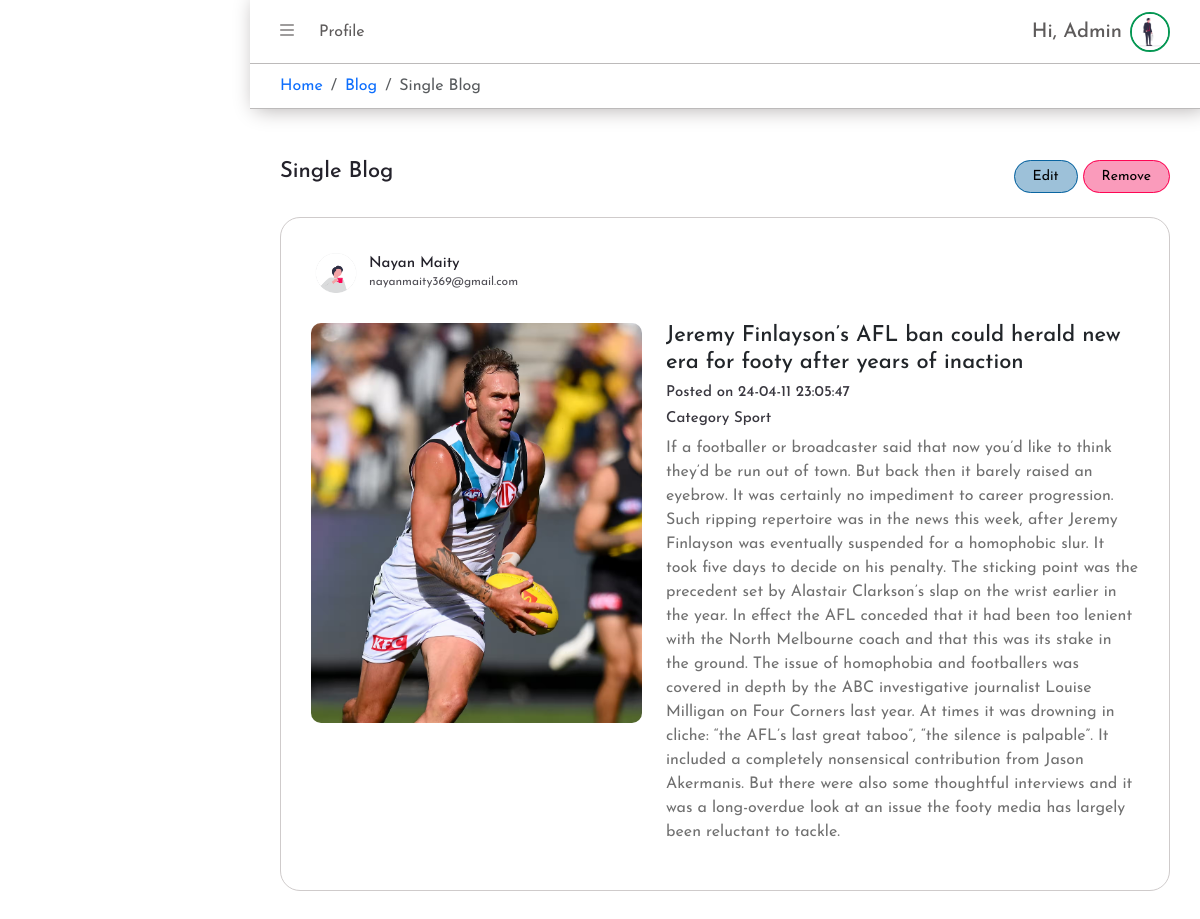
The app's page /admin/view-single-blog.php?post_id=6 (signed in) with its own data.
### tables this page shows
CREATE TABLE `user` (
  `user_id` int(11) NOT NULL,
  `user_name` varchar(255) NOT NULL,
  `user_email` varchar(255) NOT NULL,
  `user_password` varchar(255) NOT NULL,
  `avatar` varchar(255) DEFAULT NULL,
  `user_role` enum('admin','user','blogger') NOT NULL DEFAULT 'user',
  `token` int(11) DEFAULT NULL,
  `create_user_data` varchar(255) DEFAULT NULL,
  `update_user_data` varchar(255) DEFAULT NULL,
  `user_show` enum('0','1') NOT NULL DEFAULT '1'
);

CREATE TABLE `post` (
  `post_id` int(11) NOT NULL,
  `post_title` varchar(255) NOT NULL,
  `post_desc` text NOT NULL,
  `post_image` varchar(255) NOT NULL,
  `category_id` int(11) NOT NULL,
  `user_id` int(11) NOT NULL,
  `create_post_data` varchar(255) DEFAULT NULL,
  `update_post_data` varchar(255) DEFAULT NULL,
  `post_show` enum('0','1') NOT NULL DEFAULT '1'
);

CREATE TABLE `post_category` (
  `category_id` int(11) NOT NULL,
  `category_name` varchar(255) NOT NULL,
  `category_desc` varchar(255) NOT NULL,
  `create_category_data` varchar(255) DEFAULT NULL,
  `update_category_data` varchar(255) DEFAULT NULL,
  `category_show` enum('0','1') NOT NULL DEFAULT '1'
);

### admin/admin-save.php (called while the page is built, shortened)
<?php
require_once("../config/connect.php");
$id = $_SESSION['admin-id'];
$searchAdmin = "SELECT * FROM user WHERE user_id = '$id'";
$resSerAdmin = mysqli_fetch_assoc(mysqli_query($conn, $searchAdmin));

### admin/view-single-blog.php (the view, shortened to what this page needs)
<?php
require_once("../config/connect.php");
require_once("./admin-save.php");
$post_id = $_GET['post_id'];
$selectBlog = "SELECT post.*, user.user_name, user.user_email, user.avatar, post_category.category_name FROM post LEFT JOIN user
                ON post.user_id = user.user_id LEFT JOIN post_category ON post.category_id = post_category.category_id
                WHERE post_id = '$post_id' AND post_show = '1'";
$resBlog = mysqli_query($conn, $selectBlog);
$dataPost = mysqli_fetch_assoc($resBlog);
?>
<!DOCTYPE html>
<html lang="en">
<head>
    <link rel="stylesheet" type="text/css" href="../assets/css/style.css">
    <link rel="stylesheet" type="text/css" href="../assets/css/media.css">
    <link rel="stylesheet" href="https://cdn.jsdelivr.net/npm/bootstrap@5.3.3/dist/css/bootstrap.min.css">
    <link rel="stylesheet" href="https://cdnjs.cloudflare.com/ajax/libs/font-awesome/6.5.2/css/all.min.css">
</head>
<body>
    <section id="dash-main" class="d-flex ">
        <div class="dash-view">
            <div class="dash-view-top sticky-top ">
                <header class="dash-view-header d-flex align-items-center justify-content-between">
                    <div class="dash-v-header-l">
                        <button id="dash-side-toggle"><i class="fa-solid fa-bars"></i></button>
                        <a href="./admin-profile.php" class="dash-head-link">Profile</a>
                    </div>
                    <div class="dash-v-header-r d-flex align-items-center gap-2">
                        <div class="dash-head-text">
                            <h5>Hi, <span>
                                    <?php echo $resSerAdmin['user_name']; ?>
                                </span></h5>
                        </div>
                        <div class="dash-head-img">
                            <?php if ($resSerAdmin['avatar']) : ?>
                                <img src="../uploads/<?php echo $resSerAdmin['avatar']; ?>" alt="Avatar">
                            <?php else : ?>
                                <img src="../uploads/default_avatar.png" alt="Avatar">
                            <?php endif ?>
                        </div>
                    </div>
                </header>
                <div class="dash-bread">
                    <nav aria-label="breadcrumb">
                        <ol class="breadcrumb m-0 ">
                            <li class="breadcrumb-item"><a href="./dashboard.php">Home</a></li>
                            <li class="breadcrumb-item"><a href="./manage-blog.php">Blog</a></li>
                            <li class="breadcrumb-item active" aria-current="page">Single Blog</li>
                        </ol>
                    </nav>
                </div>
            </div>
            <div class="dash-view-main">
                <div class="d-flex align-items-center justify-content-between mb-4">
                    <h4 class="dash-view-heading">Single Blog</h4>
                    <div class="">
                        <a href="./edit-blog.php?post_id=<?php echo $dataPost['post_id']; ?>" class="table-ac-btn-1">Edit</a>
                        <a href="./delete-blog.php?post_id=<?php echo $dataPost['post_id']; ?>" class="table-ac-btn-2">Remove</a>
                    </div>
                </div>
                <div class="sin-blog-main">
                    <div class="author-info d-flex gap-2 align-items-center">
                        <div class="author-img">
                            <?php if ($dataPost['avatar']) : ?>
                                <img src="../uploads/<?php echo $dataPost['avatar']; ?>" alt="Blogger Image">
                            <?php else : ?>
                                <img src="../uploads/default_avatar.png" alt="Blogger Image">
                            <?php endif ?>
                        </div>
                        <div class="author-name d-flex flex-column ">
                            <h5><?php echo $dataPost['user_name']; ?></h5>
                            <span><?php echo $dataPost['user_email']; ?></span>
                        </div>
                    </div>
                    <div class="sin-blog">
                        <div class="row g-4 ">
                            <div class="col-5">
                                <div class="sin-blog-img">
                                    <img src="../uploads/<?php echo $dataPost['post_image']; ?>" class="img-fluid " alt="Post Image">
                                </div>
                            </div>
                            <div class="col-7">
                                <div class="sin-blog-title">
                                    <h3><?php echo $dataPost['post_title']; ?></h3>
                                </div>
                                <h5 class="sin-blog-date">Posted on <span><?php echo $dataPost['update_post_data']; ?></span></h5>
                                <h5 class="sin-blog-date">Category <span><?php echo $dataPost['category_name']; ?></span></h5>
                                <p class="sin-blog-para"><?php echo $dataPost['post_desc']; ?></p>
                            </div>
                        </div>
                    </div>
                </div>
            </div>
        </div>
    </section>
</body>

### assets/css/style.css (style rules this page uses)
* { padding: 0; margin: 0; box-sizing: border-box; text-decoration: none !important; list-style: none !important; font-family: "Josefin Sans", sans-serif; }
body, html { scroll-behavior: smooth; overflow-x: hidden; position: relative; }
:root { --white: #fff; --light: #e9e6e6; --dark: #0e123a; --primary: #11476c; --secondary: #0a65a1; --info: #3893d0; --accent1: #24222b; --accent2: #3b5aa8; --accent3: #2a6adb; --success: #059753; --warning: #e1c706; --danger: #fe0654; }
.sin-blog-main { width: 100%; height: auto; padding: 30px; border: 1px solid #cfcbcb; border-radius: 20px; }
.author-info { width: 100%; height: auto; margin-bottom: 25px; }
.author-img { width: 50px; height: 50px; border-radius: 50%; overflow: hidden; }
.author-img img { width: 100%; height: 100%; object-fit: cover; }
.author-name h5 { font-size: 15px; color: var(--accent1); margin-bottom: 0; }
.author-name span { font-size: 12px; color: var(--accent1); opacity: 0.8; }
.sin-blog { width: 100%; height: auto; }
.sin-blog-img { border-radius: 10px; overflow: hidden; }
.sin-blog-img img { width: 100%; height: 400px; object-fit: cover; }
.sin-blog-title h3 { font-size: 22px; }
.sin-blog-date { font-size: 15px; color: var(--accent1); opacity: 0.9; }
.sin-blog-para { font-size: 16px; color: #707070; }
#dash-main { width: 100%; height: 100%; }
.dash-view { width: calc(100% - 250px); height: auto; margin-left: auto; transition: 0.3s; }
.dash-view-top { background-color: var(--white); box-shadow: 5px 0px 20px 0px #b0acac; }
.dash-view-header { width: 100%; height: 64px; padding: 0px 30px; border-bottom: 1px solid #bcbaba; }
#dash-side-toggle { background-color: transparent; color: #9e9c9c; border: none; }
.dash-head-link { margin-left: 20px; color: #5e5b5b; }
.dash-head-text h5 { font-size: 20px; color: #5e5b5b; margin: 0; }
.dash-head-img { width: 40px; height: 40px; border-radius: 50%; border: 2px solid var(--success); overflow: hidden; }
.dash-head-img img { width: 100%; height: 100%; object-fit: cover; }
.dash-bread { width: 100%; height: auto; padding: 10px 30px; border-bottom: 1px solid #bcbaba; }
.dash-view-main { margin: 50px 30px; }
.dash-view-heading { font-size: 22px; color: var(--accent1); }
.table-ac-btn-1 { font-size: 14px; padding: 8px 18px; background-color: rgba(10, 101, 161, 0.4); color: #000; border: 1px solid var(--secondary); border-radius: 20px; }
.table-ac-btn-2 { font-size: 14px; padding: 8px 18px; color: #000; background-color: rgba(243, 6, 85, 0.4); border-radius: 20px; border: 1px solid var(--danger); }

### records on screen
user: user_name "Admin", avatar (picture)
post: user.avatar (picture), user.user_name "Nayan Maity", user.user_email "nayanmaity369@gmail.com", post_image (picture), post_title "Jeremy Finlayson’s AFL ban could herald new era for footy after years of inaction", update_post_data "24-04-11 23:05:47", category.category_name "Sport", post_desc "If a footballer or broadcaster said that now you’d like to think they’d be run out of town. But back then it barely raised an eyebrow. It was certainly no impediment to career progression. Such ripping repertoire was in the news this week, after Jeremy Finlayson was eventually suspended for a homophobic slur. It took five days to decide on his penalty. The sticking point was the precedent set by Alastair Clarkson’s slap on the wrist earlier in the year. In effect the AFL conceded that it had been too lenient with the North Melbourne coach and that this was its stake in the ground. The issue of homophobia and footballers was covered in depth by the ABC investigative journalist Louise…"
